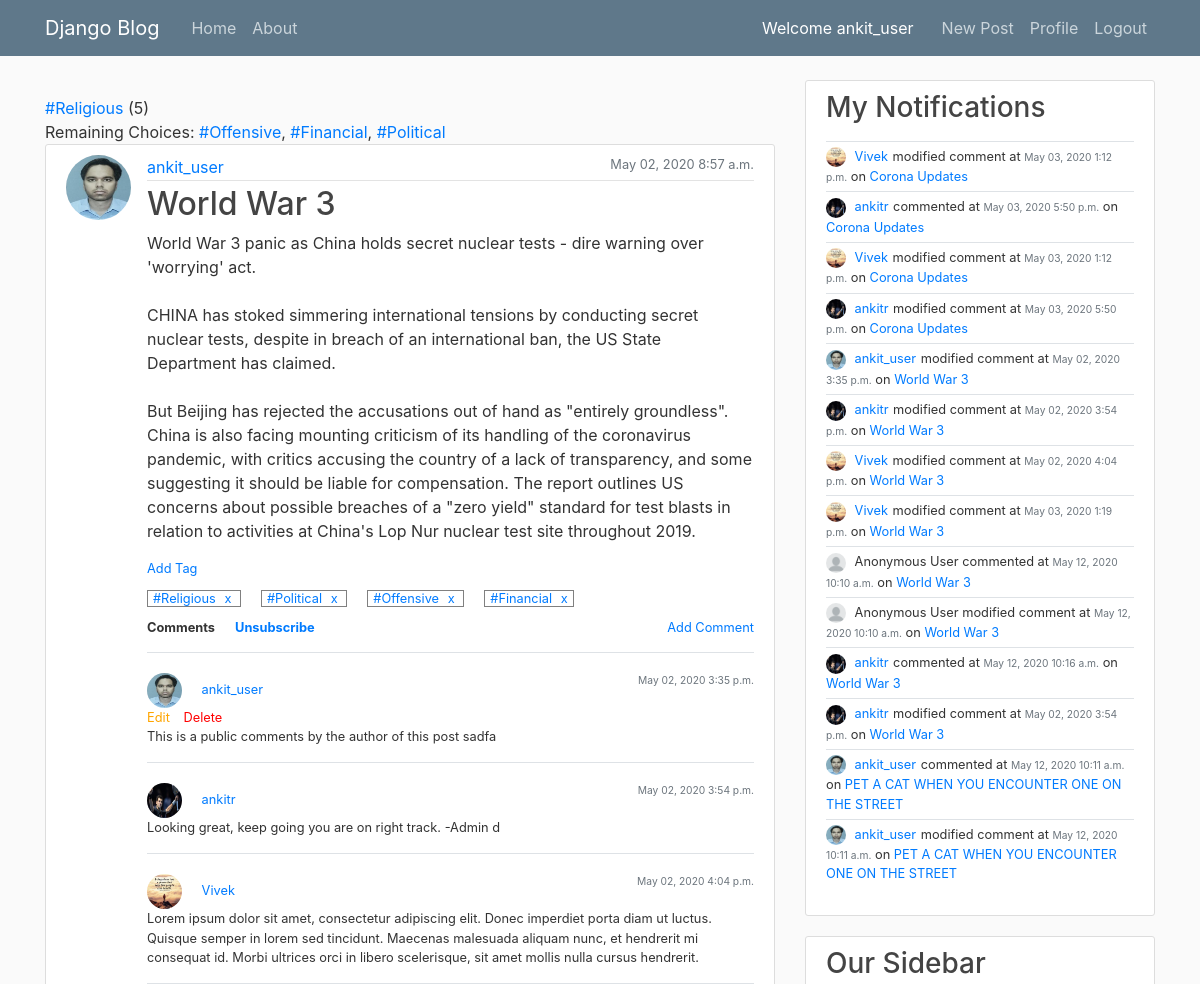
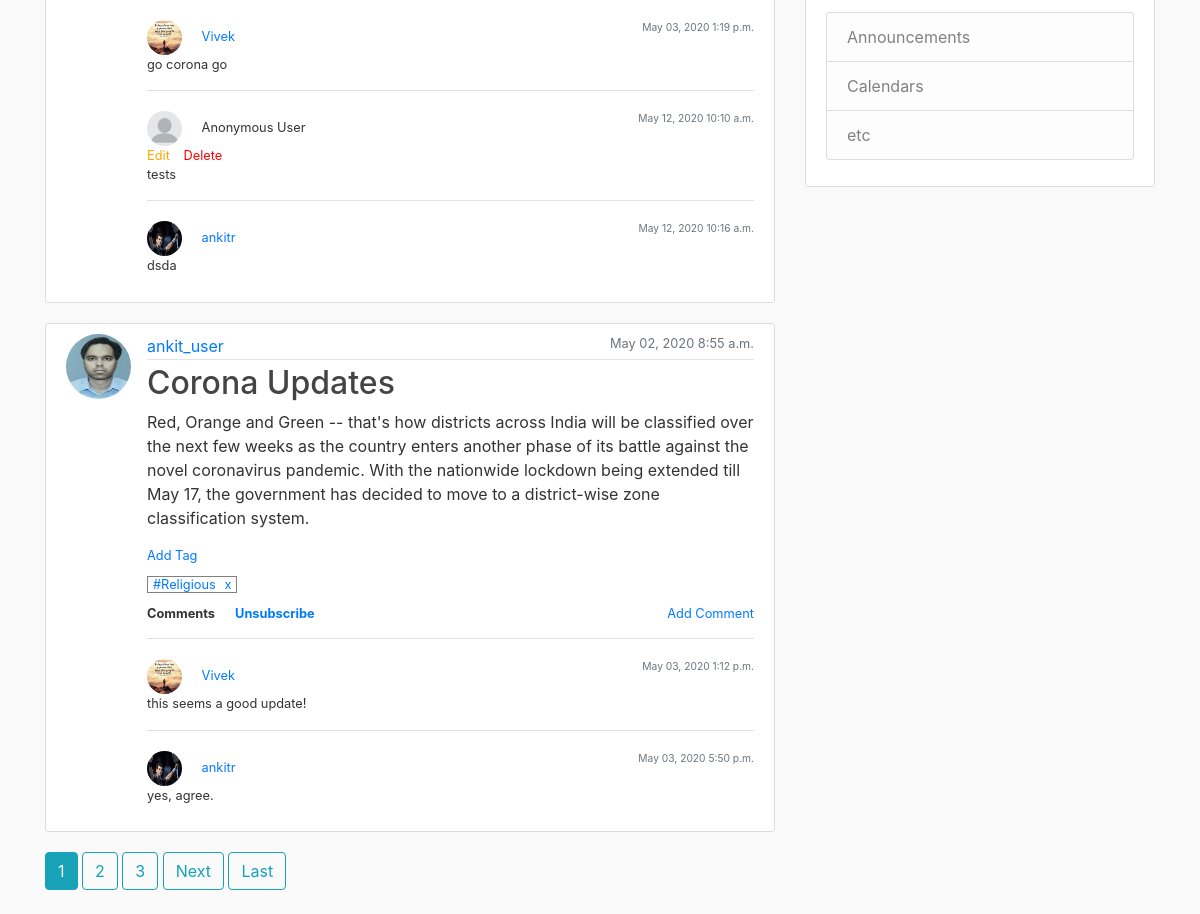
Page /tags/Religious/posts (signed in) on the committed database (2 pictures, top to bottom).
### blog/models.py (models this page shows, shortened)
class Tag(models.Model):
    choice = models.CharField(max_length=20, choices=TAG_CHOICES)
    post = models.ForeignKey(Post, on_delete=models.CASCADE, related_name='tags')

class Post(models.Model):
    title = models.CharField(max_length=100)
    content = models.TextField()
    anonymous = models.BooleanField("Post as Anonymous User", editable=True, default=True)
    date_posted = models.DateTimeField(default=timezone.now)
    author = models.ForeignKey(User, on_delete=models.CASCADE)
    is_user_subscribed = False
    is_user_subscribed_not = not is_user_subscribed

class Comment(models.Model):
    content = models.TextField()
    anonymous = models.BooleanField("Comment as Anonymous User", editable=True, default=True)
    date_posted = models.DateTimeField(default=timezone.now)
    author = models.ForeignKey(User, on_delete=models.CASCADE)
    post = models.ForeignKey(Post, on_delete=models.CASCADE, related_name='comments')

class Notification(models.Model):
    type = models.CharField(max_length=10, default='created')  # created, updated
    comment = models.ForeignKey(Comment, on_delete=models.CASCADE, related_name='notifications')
    subscription = models.ForeignKey(Subscription, on_delete=models.CASCADE, related_name='notifications')

class Subscription(models.Model):
    post = models.ForeignKey(Post, on_delete=models.CASCADE, related_name='subscriptions')
    user = models.ForeignKey(User, on_delete=models.CASCADE, related_name='subscriptions')

### users/models.py (models this page shows, shortened)
class Profile(models.Model):
    user = models.OneToOneField(User, on_delete=models.CASCADE)
    image = models.ImageField(default='default.jpg', upload_to='profile_pics')
    @property
    def notifications(self):
        return Notification.objects.filter(subscription__user=self.user)

### blog/views.py (the view)
# urls.py: path('tags/<path:tag_choices>/posts', TagPostsTemplateView.as_view(), name='tag-posts'),
class TagPostsTemplateView(LoginRequiredMixin, TemplateView):
    template_name = 'blog/tag_posts.html'  # <app>/<model>_<viewtype>.html
    def get_context_data(self, *, object_list=None, **kwargs):
        choices = self.kwargs['tag_choices']
        choices = choices.split('/')
        posts = Post.objects.all()
        for choice in choices:  # reli, #poli
            tags = Tag.objects.filter(choice__exact='#' + choice).all()
            posts = posts.filter(tags__in=[tag.id for tag in tags]).order_by('-date_posted').all()
        remaining_choices = set()
        for p in posts:
            p.is_user_subscribed = p.subscriptions.filter(user__id__exact=self.request.user.id).exists()
            p.is_user_subscribed_not = not p.is_user_subscribed
            for t in p.tags.all():
                if remove_hash(t.choice) not in choices:
                    remaining_choices.add(t.choice)
        page_size = 2
        is_paginated = posts.count() > page_size
        paginator = Paginator(posts, page_size)  # Show 25 contacts per page
        page = 1
        try:
            page = self.request.GET['page']
        except:
            page = 1
        try:
            posts = paginator.page(page)
        except PageNotAnInteger:
            posts = paginator.page(1)
        except EmptyPage:
            posts = paginator.page(paginator.num_pages)
        return {'filtered_choices': choices,
                'remaining_choices': remaining_choices,
                'posts': posts,
                'page_obj': posts,
                'is_paginated': is_paginated}

### blog/filters.py (called while the page is built)
@register.filter
def remove_hash(value):
    return value.replace("#", "")

@register.filter
def is_user_subscribed(value, user_id):
    return value.subscriptions.filter(user__id__exact=user_id).exists()

@register.filter
def negate(value):
    return not value

@register.filter
def path(values):
    path_str = str()
    for index, p in enumerate(values):
        if index < len(values) - 1:
            path_str += p + '/'
        else:
            path_str += p
    return path_str

@register.filter
def path_till_index(values, till_index):
    path_str = str()
    for index, p in enumerate(values):
        if index < till_index - 1:
            path_str += p + '/'
    return path_str

### blog/templates/blog/tag_posts.html (shortened to what this page needs)
{% extends "blog/base.html" %}
{% load filters %}
{% block content %}
    {% for choice in filtered_choices %}
        <a href="/tags/{{ filtered_choices|path_till_index:forloop.counter }}{{ choice|remove_hash }}/posts">#{{ choice }}</a>
    {% endfor %}
    ({{ page_obj.paginator.count }})
    <br>
    Remaining Choices:
    {% for choice in remaining_choices %}
        <a href="/tags/{{ filtered_choices|path }}/{{ choice|remove_hash }}/posts">{{ choice }}</a>{% if not forloop.last %}, {% endif %}
    {% endfor %}
    {% include "blog/post_list.html"  with posts=posts%}
{% endblock content %}

### blog/templates/blog/base.html (shortened to what this page needs)
{% load static %}
<!DOCTYPE html>
<html>
<head>
    <link rel="stylesheet" href="https://maxcdn.bootstrapcdn.com/bootstrap/4.0.0/css/bootstrap.min.css">
    <link rel="stylesheet" type="text/css" href="{% static 'blog/main.css' %}">
</head>
<body>
    <header class="site-header">
      <nav class="navbar navbar-expand-md navbar-dark bg-steel fixed-top">
        <div class="container">
          <a class="navbar-brand mr-4" href="{% url 'blog-home' %}">Django Blog</a>
          <div class="collapse navbar-collapse" id="navbarToggle">
            <div class="navbar-nav mr-auto">
              <a class="nav-item nav-link" href="{% url 'blog-home' %}">Home</a>
              <a class="nav-item nav-link" href="{% url 'blog-about' %}">About</a>
            </div>
            <span style="color:white;margin-right:20px;">Welcome {{ user.username }}</span>
            <div class="navbar-nav">
              {% if user.is_authenticated %}
                <a class="nav-item nav-link" href="{% url 'post-create' %}">New Post</a>
                <a class="nav-item nav-link" href="{% url 'profile' %}">Profile</a>
                <a class="nav-item nav-link" href="{% url 'logout' %}">Logout</a>
              {% else %}
                <a class="nav-item nav-link" href="{% url 'login' %}">Login</a>
                <a class="nav-item nav-link" href="{% url 'register' %}">Register</a>
              {% endif %}
            </div>
          </div>
        </div>
      </nav>
    </header>
    <main role="main" class="container">
      <div class="row">
        <div class="col-md-8">
          {% block content %}{% endblock %}
        </div>
        <div class="col-md-4">
        {% if user.is_authenticated %}
          <div class="content-section">
            <h3>My Notifications</h3>
            <p class='text-muted'>
              {% for n in user.profile.notifications  %}
                {% include 'blog/notification.html' with notification=n %}
              {% endfor %}
            </p>
          </div>
        {% endif %}
          <div class="content-section">
            <h3>Our Sidebar</h3>
            <p class='text-muted'>
              <ul class="list-group">
                <li class="list-group-item list-group-item-light">Announcements</li>
                <li class="list-group-item list-group-item-light">Calendars</li>
                <li class="list-group-item list-group-item-light">etc</li>
              </ul>
            </p>
          </div>
        </div>
      </div>
    </main>
</body>
</html>

### blog/templates/blog/post_raw.html (shortened to what this page needs)
{% load filters %}
<article class="media content-section">
  {% if post.anonymous %}
    <img class="rounded-circle article-img" src="/media/profile_pics/anonymous.png">
  {% else %}
    <img class="rounded-circle article-img" src="{{ post.author.profile.image.url }}">
  {% endif %}
  <div class="media-body full-block">
  <div class="full-block">
    <div class="article-metadata">
        {% if post.anonymous %}
            Anonymous User
        {% else %}
            <a class="mr-2" href="{% url 'user-posts' post.author.username %}">{{ post.author }}</a>
        {% endif %}
      <small class="text-muted" style="float:right;">{{ post.date_posted|date:"F d, Y P" }}</small>
    </div>
    <h2><a class="article-title" href="{% url 'post-detail' post.id %}">{{ post.title }}</a></h2>
    <p class="article-content">{{ post.content }}</p>
  </div>
  <div class="full-block small">
      <div class="">
          <a href="javascript:$('#div_tag_{{ post.id }}').show()">Add Tag</a>
      {% if post.tags.all %}
          <div class="margin-top-10">
          {% for t in post.tags.all %}
              <span id="tag_{{ post.id }}_{{ t.id }}" style="border: solid 1px grey;padding:0px 5px 0px 5px;" class="margin-right-20">
                  <a href="/tags/{{ t.choice|remove_hash }}/posts">{{ t.choice }}</a>
                  <a class="margin-left-5" href="javascript:delete_tag('{{ post.id }}', '{{ t.id }}', '{{ csrf_token }}')" title="Remove Tag">x</a>
              </span>
          {% endfor %}
          </div>
      {% endif %}
      </div>
  </div>
  <div class="full-block small padding-top-10">
      <div class="float-left " style="font-weight: bold">Comments</div>
      {% if user.is_authenticated %}
      <div class="float-left " style="font-weight: bold;margin-left:20px;">
        <a id="unsubscribe_{{ post.id }}" class="display_{{ post|is_user_subscribed:user.id }}" href="javascript:unSubscribeMe('{{ post.id }}', '{{ csrf_token }}')">Unsubscribe</a>
      </div>
      <div class="float-right">
          <a href="{% url 'post-comment-create' post_id=post.id %}">Add Comment</a>
      </div>
      {% endif %}
  </div>
  <br>
  {% if post.comments.all  %}
    <div class="full-block padding-top-10">
      {% for comment in post.comments.all %}
        {% include 'blog/comment_detail.html' with comment=comment editable=True %}
      {% endfor %}
    </div>
  {% endif %}
  </div>
</article>

### blog/templates/blog/comment_detail.html
<div class="float-left full-block padding-top-20 border-top">
    <div class="small float-left full-block">
        <div class="float-left">
        {% if comment.anonymous %}
            <img class="rounded-circle comment-img" src="/media/profile_pics/anonymous.png">
            Anonymous User
        {% else %}
            <img class="rounded-circle comment-img" src="{{ comment.author.profile.image.url }}">
            <a class="mr-2" href="{% url 'user-posts' comment.author.username %}">{{ comment.author }}</a>
        {% endif %}
        </div>
        <div class="float-right">
            <small class="text-muted" style="float:right;">{{ comment.date_posted|date:"F d, Y P" }}</small>
        </div>
    </div>
    {% if comment.author == user and editable == True %}
    <div class="float-left full-block small">
          <div>
            <a style="color:orange;" href="{% url 'comment-update' comment.id %}">Edit</a>
            <a style="color:red;margin-left: 10px;" href="{% url 'comment-delete' comment.id %}">Delete</a>
          </div>
    </div>
    {% endif %}
    <p class="small">{{ comment.content }}</p>
</div>

### blog/templates/blog/notification.html
<div class="full-block border-top" style="padding:5px 0 5px 0">
    <div class="small full-block">
        {% if notification.comment.anonymous %}
            <img class="rounded-circle notification-img" src="/media/profile_pics/anonymous.png">
            Anonymous User
        {% else %}
            <img class="rounded-circle notification-img" src="{{ notification.comment.author.profile.image.url }}">
            <a class="mr-2" style="margin-right:1px !important;" href="{% url 'user-posts' notification.comment.author.username %}">{{ notification.comment.author }}</a>
        {% endif %}
        {% if notification.type == 'created' %}
            commented
        {% elif notification.type == 'updated' %}
            modified comment
        {% endif %}
        at <small class="text-muted">{{ notification.comment.date_posted|date:"F d, Y P" }}</small>
        on <a class="mr-2" style="margin-right:1px !important;" href="{% url 'post-detail' notification.subscription.post.id %}">{{ notification.subscription.post.title }}</a>
    </div>
</div>

### blog/static/blog/main.css (style rules this page uses)
body { background: #fafafa; color: #333333; margin-top: 5rem; }
h1, h2, h3, h4, h5, h6 { color: #444444; }
ul { margin: 0; }
.bg-steel { background-color: #5f788a; }
.site-header .navbar-nav .nav-link { color: #cbd5db; }
.content-section { background: #ffffff; padding: 10px 20px; border: 1px solid #dddddd; border-radius: 3px; margin-bottom: 20px; }
.article-title { color: #444444; }
.article-content { white-space: pre-line; }
.article-img { height: 65px; width: 65px; margin-right: 16px; }
.article-metadata { padding-bottom: 1px; margin-bottom: 4px; border-bottom: 1px solid #e3e3e3 }
.comment-img { height: 35px; width: 35px; margin-right: 16px; }
.notification-img { height: 20px; width: 20px; margin-right: 5px; }
.full-block { width:100%; display: block; }
.margin-top-10 { margin-top:10px; }
.padding-top-20 { padding-top: 20px; }
.padding-top-10 { padding-top: 10px; }
.display_True { display:inherit; }
.margin-right-20 { margin-right: 20px; }
.margin-left-5 { margin-left: 5px; }

### rows in the picture
Tag: remaining_choices "#Offensive", choice "#Offensive"
Tag: remaining_choices "#Financial", choice "#Financial"
Tag: remaining_choices "#Political", choice "#Political"
Post: author.profile.image (picture), author "ankit_user", date_posted "May 02, 2020 8:57 a.m.", title "World War 3", content "World War 3 panic as China holds secret nuclear tests - dire warning over 'worrying' act. CHINA has stoked simmering international tensions by conducting secret nuclear tests, despite in breach of an international ban, the US State Department has claimed. But Beijing has rejected the accusations out of hand as \"entirely groundless\". China is also facing mounting criticism of its handling of the coronavirus pandemic, with critics accusing the country of a lack of transparency, and some suggesting it should be liable for compensation. The report outlines US concerns about possible breaches of a \"zero yield\" standard for test blasts in relation to activities at China's Lop Nur nuclear test…"
Tag: choice "#Religious"
Comment: author.profile.image (picture), author "ankit_user", date_posted "May 02, 2020 3:35 p.m.", shows "Edit", content "This is a public comments by the author of this post sadfa"
Comment: author.profile.image (picture), author "ankitr", date_posted "May 02, 2020 3:54 p.m.", content "Looking great, keep going you are on right track. -Admin d"
Comment: author.profile.image (placeholder picture), author "Vivek", date_posted "May 02, 2020 4:04 p.m.", content "Lorem ipsum dolor sit amet, consectetur adipiscing elit. Donec imperdiet porta diam ut luctus. Quisque semper in lorem sed tincidunt. Maecenas malesuada aliquam nunc, et hendrerit mi consequat id. Morbi ultrices orci in libero scelerisque, sit amet mollis nulla cursus hendrerit."
Comment: author.profile.image (placeholder picture), author "Vivek", date_posted "May 03, 2020 1:19 p.m.", content "go corona go"
Comment: anonymous True (drawn), date_posted "May 12, 2020 10:10 a.m.", shows "Edit", content "tests"
Comment: author.profile.image (picture), author "ankitr", date_posted "May 12, 2020 10:16 a.m.", content "dsda"
Post: author.profile.image (picture), author "ankit_user", date_posted "May 02, 2020 8:55 a.m.", title "Corona Updates", content "Red, Orange and Green -- that's how districts across India will be classified over the next few weeks as the country enters another phase of its battle against the novel coronavirus pandemic. With the nationwide lockdown being extended till May 17, the government has decided to move to a district-wise zone classification system."
Tag: choice "#Religious"
Comment: author.profile.image (placeholder picture), author "Vivek", date_posted "May 03, 2020 1:12 p.m.", content "this seems a good update!"
Comment: author.profile.image (picture), author "ankitr", date_posted "May 03, 2020 5:50 p.m.", content "yes, agree."
Notification: comment.author.profile.image (placeholder picture), comment.author "Vivek", type "modified comment", comment.date_posted "May 03, 2020 1:12 p.m.", subscription.post "Corona Updates"
Notification: comment.author.profile.image (picture), comment.author "ankitr", type "commented", comment.date_posted "May 03, 2020 5:50 p.m.", subscription.post "Corona Updates"
Notification: comment.author.profile.image (placeholder picture), comment.author "Vivek", type "modified comment", comment.date_posted "May 03, 2020 1:12 p.m.", subscription.post "Corona Updates"
Notification: comment.author.profile.image (picture), comment.author "ankitr", type "modified comment", comment.date_posted "May 03, 2020 5:50 p.m.", subscription.post "Corona Updates"
Notification: comment.author.profile.image (picture), comment.author "ankit_user", type "modified comment", comment.date_posted "May 02, 2020 3:35 p.m.", subscription.post "World War 3"
Notification: comment.author.profile.image (picture), comment.author "ankitr", type "modified comment", comment.date_posted "May 02, 2020 3:54 p.m.", subscription.post "World War 3"
Notification: comment.author.profile.image (placeholder picture), comment.author "Vivek", type "modified comment", comment.date_posted "May 02, 2020 4:04 p.m.", subscription.post "World War 3"
Notification: comment.author.profile.image (placeholder picture), comment.author "Vivek", type "modified comment", comment.date_posted "May 03, 2020 1:19 p.m.", subscription.post "World War 3"
Notification: type "commented", comment.date_posted "May 12, 2020 10:10 a.m.", subscription.post "World War 3"
Notification: type "modified comment", comment.date_posted "May 12, 2020 10:10 a.m.", subscription.post "World War 3"
Notification: comment.author.profile.image (picture), comment.author "ankitr", type "commented", comment.date_posted "May 12, 2020 10:16 a.m.", subscription.post "World War 3"
Notification: comment.author.profile.image (picture), comment.author "ankitr", type "modified comment", comment.date_posted "May 02, 2020 3:54 p.m.", subscription.post "World War 3"
Notification: comment.author.profile.image (picture), comment.author "ankit_user", type "commented", comment.date_posted "May 12, 2020 10:11 a.m.", subscription.post "PET A CAT WHEN YOU ENCOUNTER ONE ON THE STREET"
Notification: comment.author.profile.image (picture), comment.author "ankit_user", type "modified comment", comment.date_posted "May 12, 2020 10:11 a.m.", subscription.post "PET A CAT WHEN YOU ENCOUNTER ONE ON THE STREET"

### other values in the picture
{{ user.username }} "ankit_user"
{{ choice }} "Religious"
{{ page_obj.paginator.count }} "5"
{{ num }} "1"
{{ num }} "2" "3"
